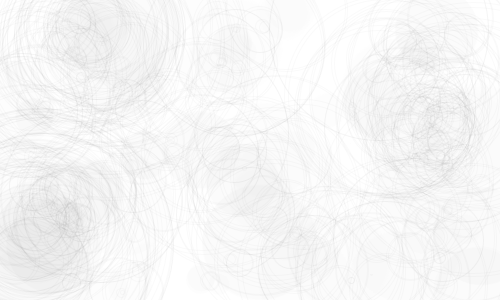
Frame 1 (no input)
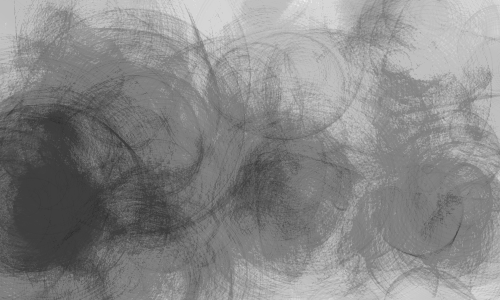
Frame 60 (the mouse pressed at the canvas centre just before this capture)
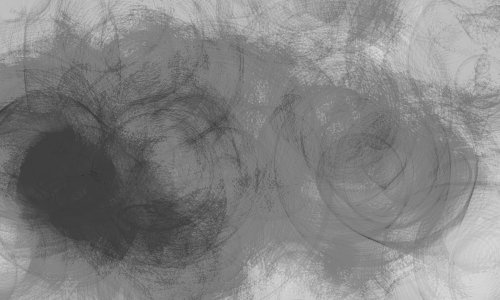
Frame 120 (the mouse held since frame 60 and released just before this capture)

The Processing sketch that drew these frames (run headless with seeded random() and noise(); from frame 60 on, the mouse is pressed at the canvas centre):

// Processing sketch: x090817_circlecloud
// ── x090817_circlecloud.pde
// July 2009
// http://www.abandonedart.org
// http://www.zenbullets.com
//
// This work is licensed under a Creative Commons 3.0 License.
// (Attribution - NonCommerical - ShareAlike)
// http://creativecommons.org/licenses/by-nc-sa/3.0/
// 
// This basically means, you are free to use it as long as you:
// 1. give http://www.zenbullets.com a credit
// 2. don't use it for commercial gain
// 3. share anything you create with it in the same way I have
//
// These conditions can be waived if you want to do something groovy with it 
// though, so feel free to email me via http://www.zenbullets.com



int _num = 100;
Circle[] _circleArr = {};    // an array of circles

void setup() {
  size(500,300);
  background(255);
  smooth();
  // default line/fill
  strokeWeight(1);
  fill(150, 50);
  // draw some circles
  _num = int(30 + random(100));
  drawCircles(_num);
}

void draw() {
  noStroke();
  fill(255, 3);
  rect(0,0,width, height);
  // loop through every circle in the array and call updateMe() on it
  for (int i=0; i<_circleArr.length; i++) {
    Circle thisCirc = _circleArr[i];
    thisCirc.updateMe();
  }
}

void mouseReleased() {
  // on pressing mouse, clear and randomise
  _num = int(30 + random(100));
  _circleArr = (Circle[])expand(_circleArr, 0);
  drawCircles(_num);
  println(_circleArr.length);
}

void drawCircles(int num) {
  // draw _num number of circles at random points
  for (int i=0; i<num; i++) {
    // create an object of type "Circle"
    Circle thisCirc = new Circle();
    thisCirc.drawMe();
    // expand our circle array by adding our new circle to the end
    _circleArr = (Circle[])append(_circleArr, thisCirc);
  }
}


//================================= objects

class Circle {
  // our object’s properties
  float x, y;
  float radius;
  color linecol, fillcol; 
  float alph;
  float xmove, ymove;
  
  // our object’s "constructor"
  Circle () {
    x = random(width);
    y = random(height);
    radius = random(50) + 10;
    linecol = int(random(255));  // just the greys
    fillcol = int(random(255));
    alph = random(255);
    xmove = random(6) - 3;  // gives random number between -5 and 5
    ymove = random(6) - 3;
  }
  
  // method - render me to creen
  void drawMe() {
    noStroke(); 
    fill(fillcol, 2);
    ellipse(x, y, radius*2, radius*2);
  }
  
  // method - called on the frameloop
  void updateMe() {
    x += xmove;
    y += ymove;
    // wrap it if if goes offscreen
    if (x > (width+radius)) { x = 0 - radius; }
    if (x < (0-radius)) { x = width+radius; }
    if (y > (height+radius)) { y = 0 - radius; }
    if (y < (0-radius)) { y = height+radius; }
    
    // basic collision detection
    // loop through all other circles and see if they are intersecting
    // boolean touching = false;
    
    for (int i=0; i<_circleArr.length; i++) {
      Circle otherCirc = _circleArr[i];
      if (otherCirc != this) {    // don't test against ourself
        // calculate the distance between them
        float dis = dist(x, y, otherCirc.x, otherCirc.y);
        float overlap = dis - radius - otherCirc.radius;
        if (overlap < 0) {   
          // draw a circle of the intersect
          // first work out the central point between our two touching circs
          float intx, inty;
          if (x < otherCirc.x) {
            intx = x + (otherCirc.x - x)/2;
          } else {
            intx = otherCirc.x + (x - otherCirc.x)/2;
          }
          if (y < otherCirc.y) {
            inty = y + (otherCirc.y - y)/2;
          } else {
            inty = otherCirc.y + (y - otherCirc.y)/2;
          }
          stroke(0, 5);
          noFill();
          overlap *= -3;  // make it into a positive number
          ellipse(intx, inty, overlap, overlap);
        }
      }
    }
    
    drawMe();
  }
}
    
  
